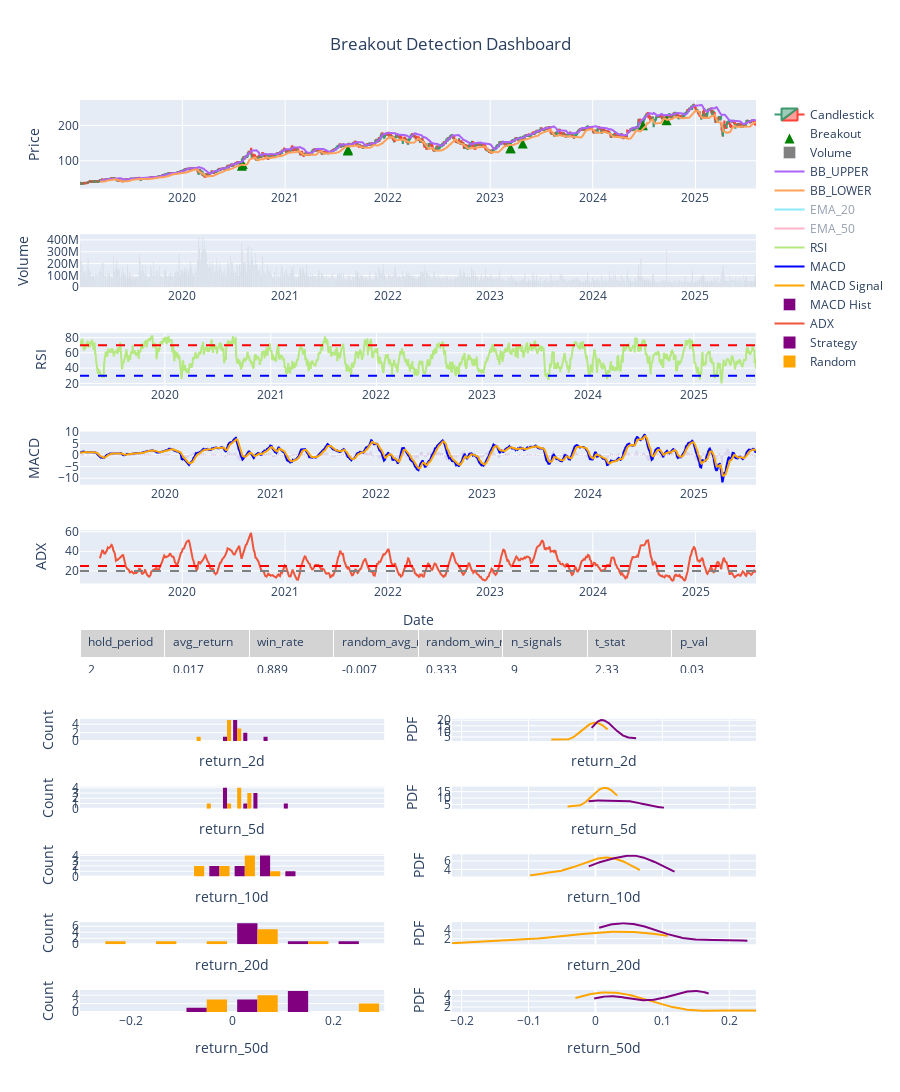

Notebook cell for this chart:
### Markdown cell above
Example Stock — AAPL

### Code cell
stock_data = '/home/lawre/Finovax-Quantitative-Researcher-Internship-Summer-2025/Momentum-Stock-Screener-Week8/data/AAPL.csv'

cerebro = bt.Cerebro()

cerebro.addstrategy(MomentumStrategy, entry_score_threshold=ENTRY_THRESHOLD)

signal_log = get_signal_log(stock_data, cerebro)

backtest_stats = backtest(signal_log)

plot_breakout(stock_data, signal_log, backtest_stats)

### Figure 1 — Plotly figure (JSON) as saved in the notebook; plotly's stock layout.template omitted (floating-point values rounded to 4 significant figures; data arrays with more than 128 entries replaced by an {"elided": "..."} marker saying what was removed)
{"data": [{"close": {"elided": "1656 float values"}, "high": {"elided": "1656 float values"}, "low": {"elided": "1656 float values"}, "name": "Candlestick", "open": {"elided": "1656 float values"}, "type": "candlestick", "x": {"elided": "1656 str values"}, "xaxis": "x", "yaxis": "y"}, {"marker": {"color": "green", "size": 10, "symbol": "arrow-up"}, "mode": "markers", "name": "Breakout", "type": "scatter", "x": ["2020-07-31", "2020-08-03", "2021-08-12", "2021-08-13", "2023-03-14", "2023-03-15", "2023-04-27", "2024-06-28", "2024-09-20"], "xaxis": "x", "y": [100.0, 105.2, 143.3, 146.0, 149.6, 149.5, 163.3, 214.8, 229.2], "yaxis": "y"}, {"marker": {"color": "gray"}, "name": "Volume", "type": "bar", "x": {"elided": "1656 str values"}, "xaxis": "x2", "y": {"elided": "1656 int values"}, "yaxis": "y2"}, {"name": "BB_UPPER", "type": "scatter", "visible": true, "x": {"elided": "1607 str values"}, "xaxis": "x", "y": {"elided": "1607 float values"}, "yaxis": "y"}, {"name": "BB_LOWER", "type": "scatter", "visible": true, "x": {"elided": "1607 str values"}, "xaxis": "x", "y": {"elided": "1607 float values"}, "yaxis": "y"}, {"name": "EMA_20", "type": "scatter", "visible": "legendonly", "x": {"elided": "1607 str values"}, "xaxis": "x", "y": {"elided": "1607 float values"}, "yaxis": "y"}, {"name": "EMA_50", "type": "scatter", "visible": "legendonly", "x": {"elided": "1607 str values"}, "xaxis": "x", "y": {"elided": "1607 float values"}, "yaxis": "y"}, {"name": "RSI", "type": "scatter", "visible": true, "x": {"elided": "1607 str values"}, "xaxis": "x3", "y": {"elided": "1607 float values"}, "yaxis": "y3"}, {"line": {"color": "blue"}, "name": "MACD", "type": "scatter", "x": {"elided": "1607 str values"}, "xaxis": "x4", "y": {"elided": "1607 float values"}, "yaxis": "y4"}, {"line": {"color": "orange"}, "name": "MACD Signal", "type": "scatter", "x": {"elided": "1607 str values"}, "xaxis": "x4", "y": {"elided": "1607 float values"}, "yaxis": "y4"}, {"marker": {"color": "purple"}, "name": "MACD Hist", "type": "bar", "x": {"elided": "1607 str values"}, "xaxis": "x4", "y": {"elided": "1607 float values"}, "yaxis": "y4"}, {"name": "ADX", "type": "scatter", "visible": true, "x": {"elided": "1607 str values"}, "xaxis": "x5", "y": {"elided": "1607 float values"}, "yaxis": "y5"}, {"marker": {"color": "purple"}, "name": "Strategy", "showlegend": false, "type": "histogram", "x": [0.06072, 0.01088, 0.01607, 0.008458, 0.005817, 0.03234, 0.02476, 0.001761, -0.00574], "xaxis": "x6", "yaxis": "y6"}, {"marker": {"color": "orange"}, "name": "Random", "showlegend": false, "type": "histogram", "x": [-0.001511, -0.01211, 0.01096, 0.009105, 0.01815, -0.004522, -0.01794, -0.06596, -0.003017], "xaxis": "x6", "yaxis": "y6"}, {"marker": {"color": "orange"}, "mode": "lines", "name": "Random", "showlegend": false, "type": "scatter", "x": {"elided": "200 float values"}, "xaxis": "x7", "y": {"elided": "200 float values"}, "yaxis": "y7"}, {"marker": {"color": "purple"}, "mode": "lines", "name": "Strategy", "showlegend": false, "type": "scatter", "x": {"elided": "200 float values"}, "xaxis": "x7", "y": {"elided": "200 float values"}, "yaxis": "y7"}, {"marker": {"color": "purple"}, "name": "Strategy", "showlegend": false, "type": "histogram", "x": [0.1023, 0.04254, -0.007935, -0.01027, 0.03993, 0.05364, -0.001816, 0.05246, -0.006566], "xaxis": "x8", "yaxis": "y8"}, {"marker": {"color": "orange"}, "name": "Random", "showlegend": false, "type": "histogram", "x": [0.01473, 0.03242, 0.02904, 0.02064, 0.002371, 0.01014, -0.007854, 0.009038, -0.04165], "xaxis": "x8", "yaxis": "y8"}, {"marker": {"color": "orange"}, "mode": "lines", "name": "Random", "showlegend": false, "type": "scatter", "x": {"elided": "200 float values"}, "xaxis": "x9", "y": {"elided": "200 float values"}, "yaxis": "y9"}, {"marker": {"color": "purple"}, "mode": "lines", "name": "Strategy", "showlegend": false, "type": "scatter", "x": {"elided": "200 float values"}, "xaxis": "x9", "y": {"elided": "200 float values"}, "yaxis": "y9"}, {"marker": {"color": "purple"}, "name": "Strategy", "showlegend": true, "type": "histogram", "x": [0.1181, 0.0746, 0.01478, -0.01, 0.04422, 0.0541, 0.05242, 0.09598, -0.009001], "xaxis": "x10", "yaxis": "y10"}, {"marker": {"color": "orange"}, "name": "Random", "showlegend": true, "type": "histogram", "x": [-0.02387, 0.06628, 0.01707, 0.0388, 0.02216, -0.01686, 0.01779, -0.07912, -0.09794], "xaxis": "x10", "yaxis": "y10"}, {"marker": {"color": "orange"}, "mode": "lines", "name": "Random", "showlegend": false, "type": "scatter", "x": {"elided": "200 float values"}, "xaxis": "x11", "y": {"elided": "200 float values"}, "yaxis": "y11"}, {"marker": {"color": "purple"}, "mode": "lines", "name": "Strategy", "showlegend": false, "type": "scatter", "x": {"elided": "200 float values"}, "xaxis": "x11", "y": {"elided": "200 float values"}, "yaxis": "y11"}, {"marker": {"color": "purple"}, "name": "Strategy", "showlegend": false, "type": "histogram", "x": [0.227, 0.1812, 0.06026, 0.01114, 0.06571, 0.06905, 0.04515, 0.005515, 0.027], "xaxis": "x12", "yaxis": "y12"}, {"marker": {"color": "orange"}, "name": "Random", "showlegend": false, "type": "histogram", "x": [-0.06793, 0.01868, 0.03988, 0.1078, 0.04423, 0.00957, 0.09424, -0.2146, -0.1141], "xaxis": "x12", "yaxis": "y12"}, {"marker": {"color": "orange"}, "mode": "lines", "name": "Random", "showlegend": false, "type": "scatter", "x": {"elided": "200 float values"}, "xaxis": "x13", "y": {"elided": "200 float values"}, "yaxis": "y13"}, {"marker": {"color": "purple"}, "mode": "lines", "name": "Strategy", "showlegend": false, "type": "scatter", "x": {"elided": "200 float values"}, "xaxis": "x13", "y": {"elided": "200 float values"}, "yaxis": "y13"}, {"marker": {"color": "purple"}, "name": "Strategy", "showlegend": false, "type": "histogram", "x": [0.169, 0.1599, 0.02394, -0.001947, 0.1325, 0.1419, 0.1467, 0.01577, 0.03288], "xaxis": "x14", "yaxis": "y14"}, {"marker": {"color": "orange"}, "name": "Random", "showlegend": false, "type": "histogram", "x": [0.03379, 0.02974, 0.2398, 0.2106, 0.06643, -0.02994, 0.03547, -0.001628, -0.007873], "xaxis": "x14", "yaxis": "y14"}, {"marker": {"color": "orange"}, "mode": "lines", "name": "Random", "showlegend": false, "type": "scatter", "x": {"elided": "200 float values"}, "xaxis": "x15", "y": {"elided": "200 float values"}, "yaxis": "y15"}, {"marker": {"color": "purple"}, "mode": "lines", "name": "Strategy", "showlegend": false, "type": "scatter", "x": {"elided": "200 float values"}, "xaxis": "x15", "y": {"elided": "200 float values"}, "yaxis": "y15"}, {"cells": {"align": "left", "fill": {"color": "white"}, "values": [[2, 5, 10, 20, 50], [0.017, 0.029, 0.048, 0.077, 0.091], [0.889, 0.556, 0.778, 1, 0.889], [-0.007, 0.008, -0.006, -0.009, 0.064], [0.333, 0.778, 0.556, 0.667, 0.667], [9, 9, 9, 9, 9], [2.33, 1.46, 2.34, 1.99, 0.68], [0.03, 0.17, 0.03, 0.07, 0.51]]}, "domain": {"x": [0, 1], "y": [0.3714, 0.4199]}, "header": {"align": "left", "fill": {"color": "lightgrey"}, "values": ["hold_period", "avg_return", "win_rate", "random_avg_return", "random_win_rate", "n_signals", "t_stat", "p_val"]}, "type": "table"}], "layout": {"height": 1800, "shapes": [{"line": {"color": "red", "dash": "dash"}, "type": "line", "x0": 0, "x1": 1, "xref": "x3 domain", "y0": 70, "y1": 70, "yref": "y3"}, {"line": {"color": "blue", "dash": "dash"}, "type": "line", "x0": 0, "x1": 1, "xref": "x3 domain", "y0": 30, "y1": 30, "yref": "y3"}, {"line": {"color": "red", "dash": "dash"}, "type": "line", "x0": 0, "x1": 1, "xref": "x5 domain", "y0": 25, "y1": 25, "yref": "y5"}, {"line": {"color": "gray", "dash": "dash"}, "type": "line", "x0": 0, "x1": 1, "xref": "x5 domain", "y0": 20, "y1": 20, "yref": "y5"}], "showlegend": true, "title": {"text": "Breakout Detection Dashboard", "x": 0.5}, "xaxis": {"anchor": "y", "domain": [0, 1], "rangeslider": {"visible": false}}, "xaxis10": {"anchor": "y10", "domain": [0, 0.45], "matches": "x14", "showticklabels": false, "title": {"text": "return_10d"}}, "xaxis11": {"anchor": "y11", "domain": [0.55, 1], "matches": "x15", "showticklabels": false, "title": {"text": "return_10d"}}, "xaxis12": {"anchor": "y12", "domain": [0, 0.45], "matches": "x14", "showticklabels": false, "title": {"text": "return_20d"}}, "xaxis13": {"anchor": "y13", "domain": [0.55, 1], "matches": "x15", "showticklabels": false, "title": {"text": "return_20d"}}, "xaxis14": {"anchor": "y14", "domain": [0, 0.45], "title": {"text": "return_50d"}}, "xaxis15": {"anchor": "y15", "domain": [0.55, 1], "title": {"text": "return_50d"}}, "xaxis2": {"anchor": "y2", "domain": [0, 1]}, "xaxis3": {"anchor": "y3", "domain": [0, 1]}, "xaxis4": {"anchor": "y4", "domain": [0, 1]}, "xaxis5": {"anchor": "y5", "domain": [0, 1], "range": ["2019-01-02", "2025-08-04"], "title": {"text": "Date"}}, "xaxis6": {"anchor": "y6", "domain": [0, 0.45], "matches": "x14", "showticklabels": false, "title": {"text": "return_2d"}}, "xaxis7": {"anchor": "y7", "domain": [0.55, 1], "matches": "x15", "showticklabels": false, "title": {"text": "return_2d"}}, "xaxis8": {"anchor": "y8", "domain": [0, 0.45], "matches": "x14", "showticklabels": false, "title": {"text": "return_5d"}}, "xaxis9": {"anchor": "y9", "domain": [0.55, 1], "matches": "x15", "showticklabels": false, "title": {"text": "return_5d"}}, "yaxis": {"anchor": "x", "domain": [0.9029, 1], "title": {"text": "Price"}}, "yaxis10": {"anchor": "x10", "domain": [0.1485, 0.1728], "title": {"text": "Count"}}, "yaxis11": {"anchor": "x11", "domain": [0.1485, 0.1728], "title": {"text": "PDF"}}, "yaxis12": {"anchor": "x12", "domain": [0.07427, 0.09854], "title": {"text": "Count"}}, "yaxis13": {"anchor": "x13", "domain": [0.07427, 0.09854], "title": {"text": "PDF"}}, "yaxis14": {"anchor": "x14", "domain": [0, 0.02427], "title": {"text": "Count"}}, "yaxis15": {"anchor": "x15", "domain": [0, 0.02427], "title": {"text": "PDF"}}, "yaxis2": {"anchor": "x2", "domain": [0.7947, 0.8529], "title": {"text": "Volume"}}, "yaxis3": {"anchor": "x3", "domain": [0.6864, 0.7447], "title": {"text": "RSI"}}, "yaxis4": {"anchor": "x4", "domain": [0.5782, 0.6364], "title": {"text": "MACD"}}, "yaxis5": {"anchor": "x5", "domain": [0.4699, 0.5282], "title": {"text": "ADX"}}, "yaxis6": {"anchor": "x6", "domain": [0.2971, 0.3214], "title": {"text": "Count"}}, "yaxis7": {"anchor": "x7", "domain": [0.2971, 0.3214], "title": {"text": "PDF"}}, "yaxis8": {"anchor": "x8", "domain": [0.2228, 0.2471], "title": {"text": "Count"}}, "yaxis9": {"anchor": "x9", "domain": [0.2228, 0.2471], "title": {"text": "PDF"}}}}
